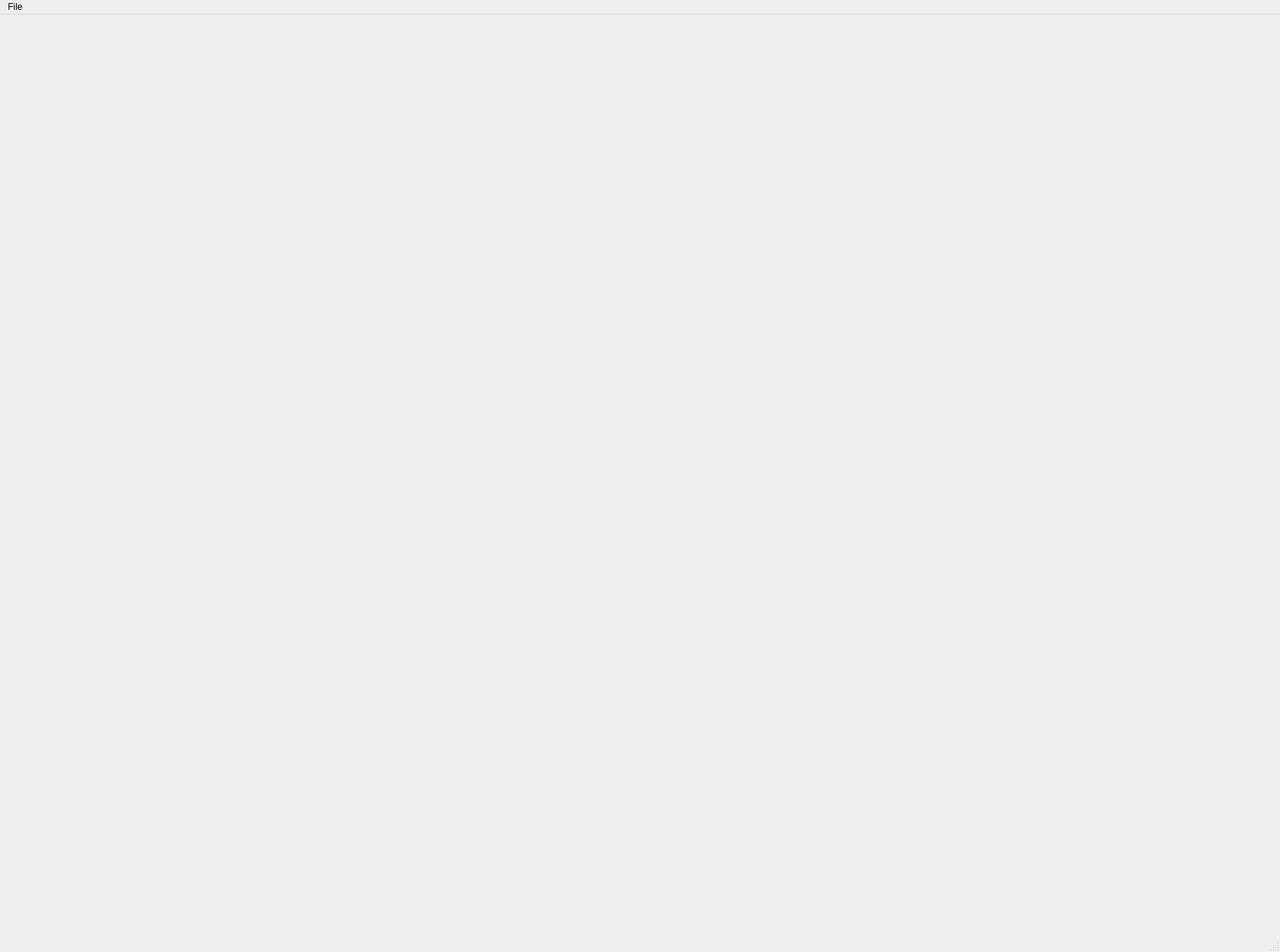
<?xml version="1.0" encoding="UTF-8"?>
<ui version="4.0">
 <class>MainWindow</class>
 <widget class="QMainWindow" name="MainWindow">
  <property name="geometry">
   <rect>
    <x>0</x>
    <y>0</y>
    <width>1681</width>
    <height>1250</height>
   </rect>
  </property>
  <property name="windowTitle">
   <string>MainWindow</string>
  </property>
  <widget class="QWidget" name="centralwidget">
   <layout class="QGridLayout" name="gridLayout">
    <item row="0" column="0">
     <layout class="QGridLayout" name="gridLayout_2">
      <item row="0" column="0">
       <widget class="QLabel" name="label_1">
        <property name="text">
         <string/>
        </property>
       </widget>
      </item>
      <item row="0" column="1">
       <widget class="QLabel" name="label_2">
        <property name="text">
         <string/>
        </property>
       </widget>
      </item>
      <item row="0" column="3">
       <widget class="QLabel" name="label_4">
        <property name="text">
         <string/>
        </property>
       </widget>
      </item>
      <item row="0" column="4">
       <widget class="QLabel" name="label_5">
        <property name="text">
         <string/>
        </property>
       </widget>
      </item>
      <item row="0" column="2">
       <widget class="QLabel" name="label_3">
        <property name="text">
         <string/>
        </property>
       </widget>
      </item>
      <item row="1" column="0">
       <widget class="QLabel" name="label_6">
        <property name="text">
         <string/>
        </property>
       </widget>
      </item>
      <item row="1" column="1">
       <widget class="QLabel" name="label_7">
        <property name="text">
         <string/>
        </property>
       </widget>
      </item>
      <item row="1" column="2">
       <widget class="QLabel" name="label_8">
        <property name="text">
         <string/>
        </property>
       </widget>
      </item>
      <item row="1" column="3">
       <widget class="QLabel" name="label_9">
        <property name="text">
         <string/>
        </property>
       </widget>
      </item>
      <item row="1" column="4">
       <widget class="QLabel" name="label_10">
        <property name="text">
         <string/>
        </property>
       </widget>
      </item>
     </layout>
    </item>
   </layout>
  </widget>
  <widget class="QMenuBar" name="menubar">
   <property name="geometry">
    <rect>
     <x>0</x>
     <y>0</y>
     <width>1681</width>
     <height>26</height>
    </rect>
   </property>
   <widget class="QMenu" name="menuFile">
    <property name="title">
     <string>File</string>
    </property>
    <addaction name="openImage"/>
   </widget>
   <addaction name="menuFile"/>
  </widget>
  <widget class="QStatusBar" name="statusbar"/>
  <action name="actionOpen_Image">
   <property name="text">
    <string>Open Image</string>
   </property>
  </action>
  <action name="openImage">
   <property name="text">
    <string>Open Image</string>
   </property>
  </action>
 </widget>
 <resources/>
 <connections/>
</ui>
